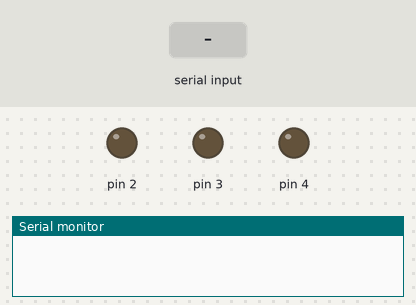
Recording of a program running on a simulated Arduino Nano, built with avr-gcc and run on an emulated ATmega328P. On the bench: output pins drawn as LEDs (lit = HIGH), the last lines printed to the serial monitor. The test bench sets the inputs (shaded band).

Above: at 1.2 s.
1.3 s: "S90\n" received over Serial
At 2.2 s:
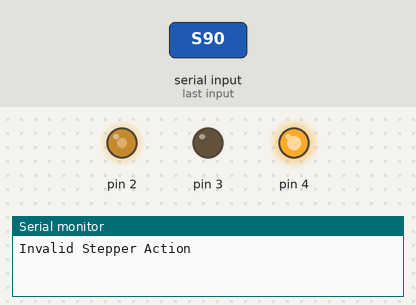
4.0 s: "Y\n" received over Serial
5.5 s: "90,45\n" received over Serial
Timing chart, 0 to 8.5 s (numbered marks = the images above; inputs shaded):
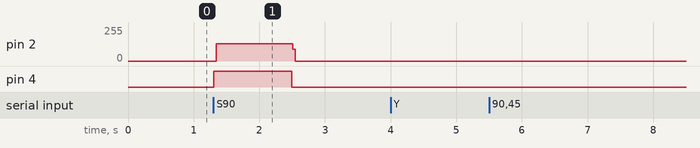

The program:

main.cpp
```cpp
#include <Arduino.h>
#include "Stepper.hpp"
#include "Neck.hpp"

// TODO: Config...
Stepper base;
Neck xAxis;
Neck yAxis;

String command = "";

void setup() {
  // Start serial communication at 9600 baud rate;
  Serial.begin(9600);

  // Initialize motors...
  base = Stepper(2, 3, 4); // Step-pin, Dir-pin, Enable-pin
  xAxis = Neck(5, 15, 15, 103); // Servo-pin, max-range, min-range, center-position;
  yAxis = Neck(6, 15, 25, 85);

  // Set Neck to center pos!
  xAxis.center();
  yAxis.center();
}

void handleStepperCommand(char action, String parameters) {
  int angle, speed;
  switch (action) {
    case 'T':
      sscanf(parameters.c_str(), "%d %d", &angle, &speed);
      base.turn(angle, speed);
      break;
    case 'R':
      base.release();
      break;
    default:
      Serial.println("Invalid Stepper Action");
      base.test();
  }
}

void handleServoCommand(Neck& servo, char action, String parameters) {
  int value;
  switch (action) {
    case 'C':
      servo.center();
      break;
    case 'T':
      value = parameters.toInt();
      servo.turnToAngle(value);
      break;
    case 'S':
      value = parameters.toInt();
      servo.step(value);
      break;
    default:
      Serial.println("Invalid Servo Action");
  }
}

void processCommand(String command) {
  char motorType = command.charAt(0);
  char action = command.charAt(2);

  switch (motorType) {
    case 'S':
      handleStepperCommand(action, command.substring(4));
      break;
    case 'X':
      handleServoCommand(xAxis, action, command.substring(4));
      break;
    case 'Y':
      handleServoCommand(yAxis, action, command.substring(4));
      break;
    default:
      Serial.println("Invalid Motor Type");
  }
}

void loop() {
  // Read incoming serial data...
  if (Serial.available() > 0) {
    // Read incoming bytes
    command = "";
    command = Serial.readStringUntil('\n');
    processCommand(command);
  }

  base.run();
}
```

Measured:
- after the input at 1.3 s, pin 2: 0/255 → 129/255 after 0.05 s, → 0/255 1.2 s later; pin 4: LOW → HIGH at once, → LOW 1.2 s later
